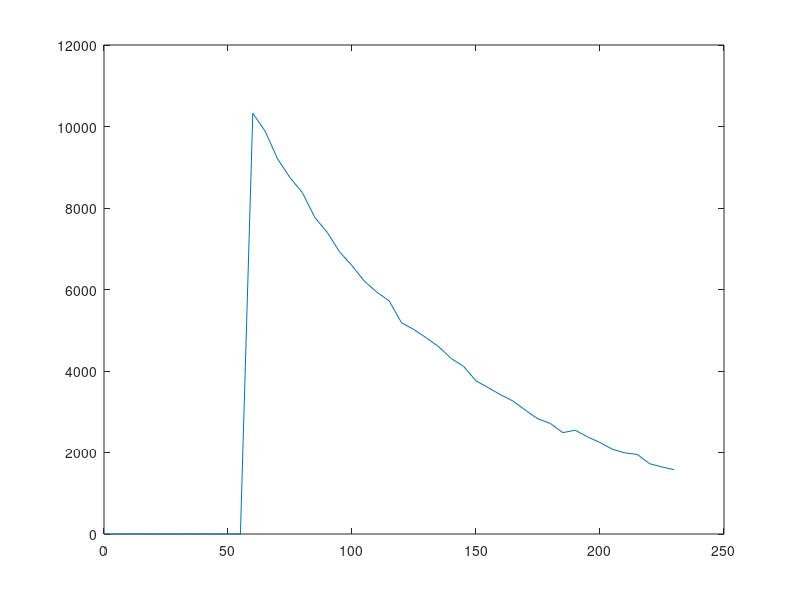
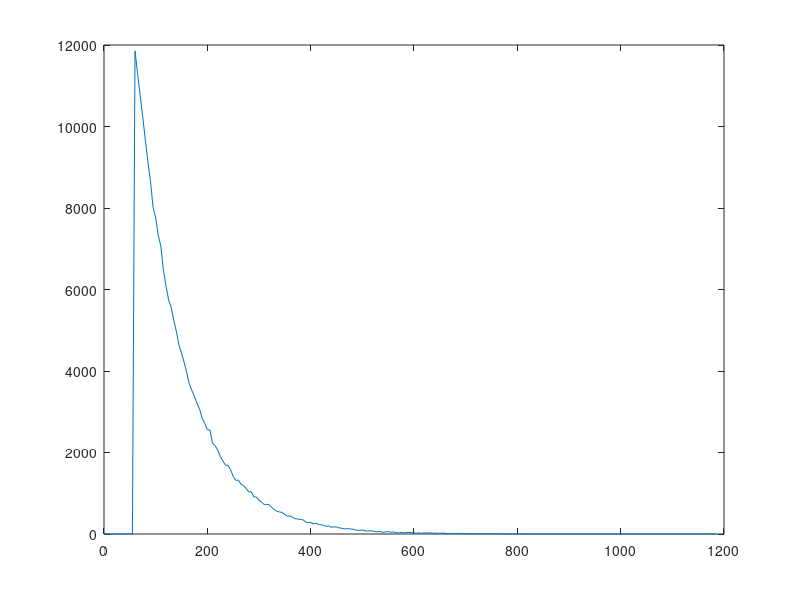
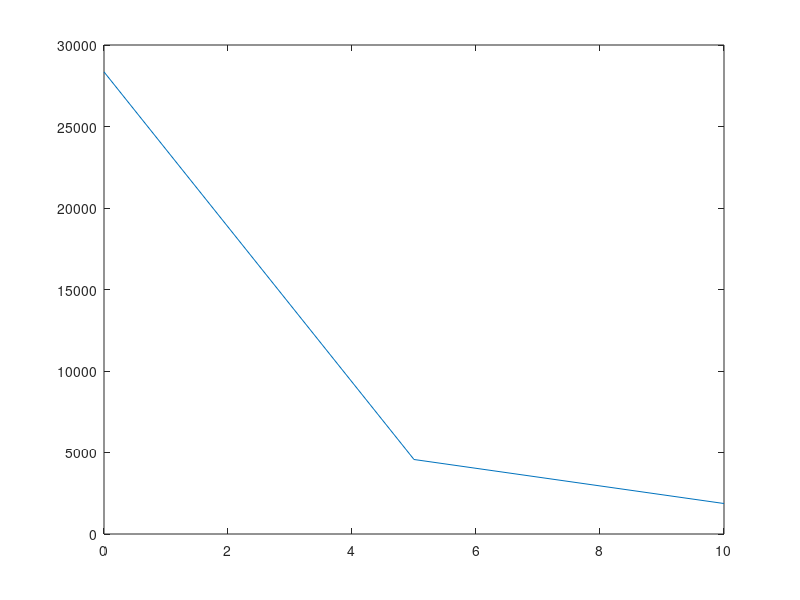

MATLAB code to generate these figures, in order:
close all;

civilhist = csvread('csv/service0.csv');
inemhist = csvread('csv/service1.csv');
prediction = csvread('csv/predict0.csv');

bins = 5;

ax = (0:size(civilhist,2)-1)*bins;
ax1 = (0:size(inemhist,2)-1)*bins;
ax2 = (0:size(prediction,2)-1)*bins;

figure; plot(ax,civilhist);
figure; plot(ax1,inemhist);
figure; plot(ax2,prediction);
